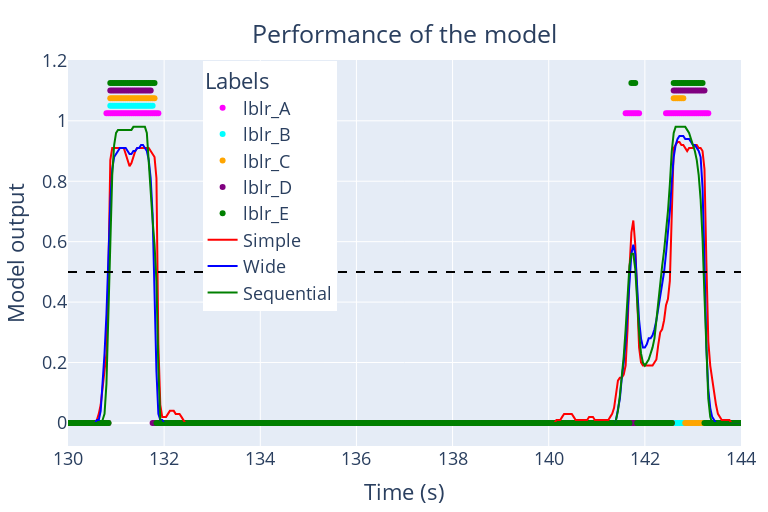

Notebook code cell kept with this figure:
### Code cell
import plotly.graph_objects as go

# Create a time axis (frame number divided by frame rate gives time in seconds)
time = np.arange(len(autolabels_simple["obj_1"])) / 25

# Create a figure
fig = go.Figure()

# Add traces for each label set
fig.add_trace(go.Scatter(x=time, y=[x * 1.025 for x in labels_A["obj_1"]], mode='markers', name='lblr_A', marker=dict(color='magenta')))
fig.add_trace(go.Scatter(x=time, y=[x * 1.05 for x in labels_B["obj_1"]], mode='markers', name='lblr_B', marker=dict(color='cyan')))
fig.add_trace(go.Scatter(x=time, y=[x * 1.075 for x in labels_C["obj_1"]], mode='markers', name='lblr_C', marker=dict(color='orange')))
fig.add_trace(go.Scatter(x=time, y=[x * 1.10 for x in labels_D["obj_1"]], mode='markers', name='lblr_D', marker=dict(color='purple')))
fig.add_trace(go.Scatter(x=time, y=[x * 1.125 for x in labels_E["obj_1"]], mode='markers', name='lblr_E', marker=dict(color='green')))

# fig.add_trace(go.Scatter(x=list(range(len(avrg_example["obj_1"]))), y=avrg_example["obj_1"], mode='lines', name='Average', line=dict(color='black')))

fig.add_trace(go.Scatter(x=time, y=autolabels_simple["obj_1"], mode='lines', name='Simple', line=dict(color='red', width=2)))
fig.add_trace(go.Scatter(x=time, y=autolabels_wide["obj_1"], mode='lines', name='Wide', line=dict(color='blue', width=2)))
# fig.add_trace(go.Scatter(x=list(range(len(autolabels_RF["obj_1"]))), y=autolabels_RF["obj_1"], mode='lines', name='RF', line=dict(color='gray', width=2)))
fig.add_trace(go.Scatter(x=time, y=autolabels_seq["obj_1"], mode='lines', name='Sequential', line=dict(color='green', width=2)))

# Add horizontal lines
fig.add_hline(y=0.5, line_dash="dash", line_color="black")

# Update layout
fig.update_layout(
title=dict(
        text=f'Performance of the model',
        x=0.5,
        y=0.95,
        xanchor='center',
        xref='paper'),
xaxis_title="Time (s)",
yaxis_title="Model output",
legend_title="Labels",
legend=dict(yanchor="bottom", y=0.35, xanchor="left", x=0.2),  # Position the legend above the plot
#yaxis=dict(range=[None, 1.2]),
xaxis=dict(range=[130, 144]),
margin=dict(t=60, b=20, l=20, r=20),
showlegend=True,
width=768,
height=512,
font=dict(size=18)
)

# Show the plot
fig.show()

### Figure 1 — Plotly figure (JSON) as saved in the notebook; plotly's stock layout.template omitted (floating-point values rounded to 4 significant figures; data arrays with more than 128 entries replaced by an {"elided": "..."} marker saying what was removed)
{"data": [{"marker": {"color": "magenta"}, "mode": "markers", "name": "lblr_A", "type": "scatter", "x": {"elided": "7493 float values"}, "y": {"elided": "7493 float values"}}, {"marker": {"color": "cyan"}, "mode": "markers", "name": "lblr_B", "type": "scatter", "x": {"elided": "7493 float values"}, "y": {"elided": "7493 float values"}}, {"marker": {"color": "orange"}, "mode": "markers", "name": "lblr_C", "type": "scatter", "x": {"elided": "7493 float values"}, "y": {"elided": "7493 float values"}}, {"marker": {"color": "purple"}, "mode": "markers", "name": "lblr_D", "type": "scatter", "x": {"elided": "7493 float values"}, "y": {"elided": "7493 float values"}}, {"marker": {"color": "green"}, "mode": "markers", "name": "lblr_E", "type": "scatter", "x": {"elided": "7493 float values"}, "y": {"elided": "7493 float values"}}, {"line": {"color": "red", "width": 2}, "mode": "lines", "name": "Simple", "type": "scatter", "x": {"elided": "7493 float values"}, "y": {"elided": "7493 float values"}}, {"line": {"color": "blue", "width": 2}, "mode": "lines", "name": "Wide", "type": "scatter", "x": {"elided": "7493 float values"}, "y": {"elided": "7493 float values"}}, {"line": {"color": "green", "width": 2}, "mode": "lines", "name": "Sequential", "type": "scatter", "x": {"elided": "7493 float values"}, "y": {"elided": "7493 float values"}}], "layout": {"font": {"size": 18}, "height": 512, "legend": {"title": {"text": "Labels"}, "x": 0.2, "xanchor": "left", "y": 0.35, "yanchor": "bottom"}, "margin": {"b": 20, "l": 20, "r": 20, "t": 60}, "shapes": [{"line": {"color": "black", "dash": "dash"}, "type": "line", "x0": 0, "x1": 1, "xref": "x domain", "y0": 0.5, "y1": 0.5, "yref": "y"}], "showlegend": true, "title": {"text": "Performance of the model", "x": 0.5, "xanchor": "center", "xref": "paper", "y": 0.95}, "width": 768, "xaxis": {"range": [130, 144], "title": {"text": "Time (s)"}}, "yaxis": {"title": {"text": "Model output"}}}}
